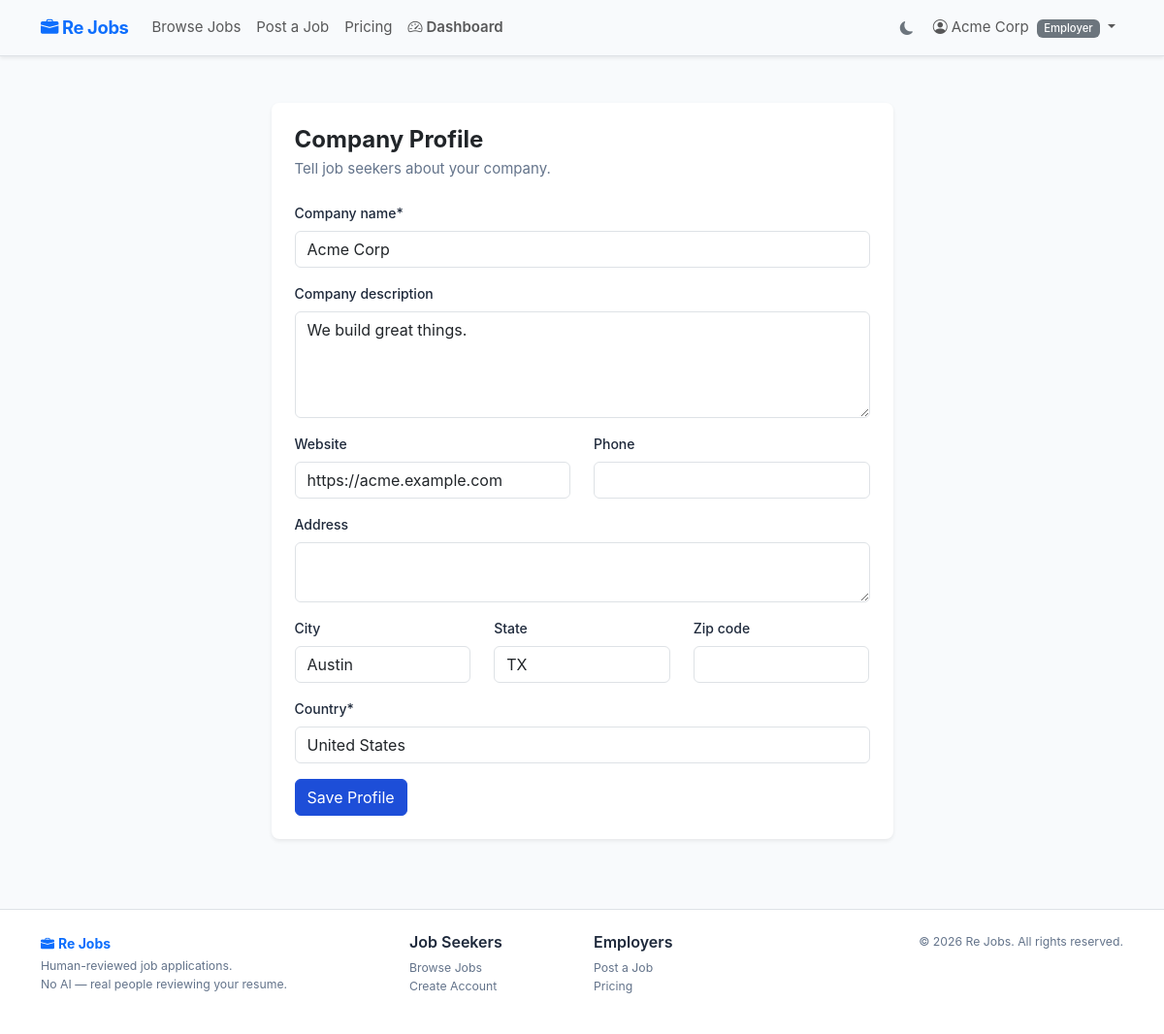
The app's page /accounts/profile/ (signed in) with its own data.
### apps/accounts/models.py (models this page shows, shortened)
class CustomUser(AbstractUser):
    ADMIN = 'admin'
    REVIEWER = 'reviewer'
    EMPLOYER = 'employer'
    JOB_SEEKER = 'job_seeker'
    ROLE_CHOICES = [
        (ADMIN, 'Admin'),
        (REVIEWER, 'Reviewer'),
        (EMPLOYER, 'Employer'),
        (JOB_SEEKER, 'Job Seeker'),
    ]
    username = models.CharField(
        _('username'),
        max_length=150,
        blank=True,
        validators=[UnicodeUsernameValidator()],
    )
    email = models.EmailField(_('email address'), unique=True)
    role = models.CharField(max_length=20, choices=ROLE_CHOICES, default=JOB_SEEKER)
    objects = CustomUserManager()
    USERNAME_FIELD = 'email'
    REQUIRED_FIELDS = []
    class Meta:
        verbose_name = _('user')
        verbose_name_plural = _('users')
    def get_full_name(self):
        full = f'{self.first_name} {self.last_name}'.strip()
        return full or self.email
    @property
    def is_admin_user(self):
        return self.role == self.ADMIN or self.is_superuser
    @property
    def is_employer_user(self):
        return self.role == self.EMPLOYER
    @property
    def display_role(self):
        return dict(self.ROLE_CHOICES).get(self.role, self.role)

class EmployerProfile(models.Model):
    user = models.OneToOneField(
        CustomUser,
        on_delete=models.CASCADE,
        related_name='employer_profile',
    )
    company_name = models.CharField(max_length=200)
    company_description = models.TextField(blank=True)
    website = models.URLField(blank=True)
    phone = models.CharField(max_length=20, blank=True)
    address = models.TextField(blank=True)
    city = models.CharField(max_length=100, blank=True)
    state = models.CharField(max_length=100, blank=True)
    zip_code = models.CharField(max_length=20, blank=True)
    country = models.CharField(max_length=100, default='United States')
    created_at = models.DateTimeField(auto_now_add=True)
    updated_at = models.DateTimeField(auto_now=True)
    class Meta:
        verbose_name = 'Employer Profile'
        verbose_name_plural = 'Employer Profiles'

### apps/accounts/views.py (the view)
# urls.py: path('profile/', views.complete_profile_view, name='profile'),
@login_required
def complete_profile_view(request):
    user = request.user
    if user.is_employer_user:
        profile, _ = EmployerProfile.objects.get_or_create(user=user, defaults={'company_name': ''})
        form_class = EmployerProfileForm
        template = 'accounts/employer_profile.html'
        instance = profile
    elif user.is_job_seeker_user:
        profile, _ = JobSeekerProfile.objects.get_or_create(user=user)
        form_class = JobSeekerProfileForm
        template = 'accounts/jobseeker_profile.html'
        instance = profile
    else:
        return redirect('dashboard:home')
    if request.method == 'POST':
        form = form_class(request.POST, instance=instance)
        if form.is_valid():
            form.save()
            messages.success(request, 'Profile saved.')
            return redirect('dashboard:home')
    else:
        form = form_class(instance=instance)
    return render(request, template, {'form': form})

### apps/accounts/forms.py
class EmployerProfileForm(forms.ModelForm):
    class Meta:
        model = EmployerProfile
        fields = [
            'company_name', 'company_description', 'website',
            'phone', 'address', 'city', 'state', 'zip_code', 'country',
        ]
        widgets = {
            'company_description': forms.Textarea(attrs={'rows': 4}),
            'address': forms.Textarea(attrs={'rows': 2}),
        }
    def __init__(self, *args, **kwargs):
        super().__init__(*args, **kwargs)
        self.helper = FormHelper()
        self.helper.layout = Layout(
            'company_name',
            'company_description',
            Row(
                Column('website', css_class='col-md-6'),
                Column('phone', css_class='col-md-6'),
            ),
            'address',
            Row(
                Column('city', css_class='col-md-4'),
                Column('state', css_class='col-md-4'),
                Column('zip_code', css_class='col-md-4'),
            ),
            'country',
            Submit('submit', 'Save Profile', css_class='btn btn-primary'),
        )

### templates/accounts/employer_profile.html (shortened to what this page needs)
{% extends 'base.html' %}
{% load crispy_forms_tags %}
{% block content %}
<div class="container">
  <div class="row justify-content-center">
    <div class="col-lg-7">
      <div class="card shadow-sm border-0 mt-4">
        <div class="card-body p-4">
          <h1 class="h4 fw-bold mb-1">Company Profile</h1>
          <p class="text-muted mb-4">Tell job seekers about your company.</p>
          <form method="post" novalidate>
            {% crispy form %}
          </form>
        </div>
      </div>
    </div>
  </div>
</div>
{% endblock %}

### templates/partials/_navbar.html (shortened to what this page needs)
<nav class="navbar navbar-expand-lg border-bottom shadow-sm" data-bs-theme="auto">
  <div class="container">
    <a class="navbar-brand fw-bold text-primary" href="{% url 'jobs:list' %}">
      <i class="bi bi-briefcase-fill me-1"></i>Re Jobs
    </a>
    <div class="collapse navbar-collapse" id="mainNav">
      <ul class="navbar-nav me-auto mb-2 mb-lg-0">
        <li class="nav-item">
          <a class="nav-link" href="{% url 'jobs:list' %}">Browse Jobs</a>
        </li>
        {% if user.is_authenticated and user.is_employer_user %}
        <li class="nav-item">
          <a class="nav-link" href="{% url 'jobs:post' %}">Post a Job</a>
        </li>
        {% endif %}
        <li class="nav-item">
          <a class="nav-link" href="{% url 'billing:plans' %}">Pricing</a>
        </li>
        {% if user.is_authenticated %}
        <li class="nav-item">
          <a class="nav-link fw-semibold" href="{% url 'dashboard:home' %}">
            <i class="bi bi-speedometer2 me-1"></i>Dashboard
          </a>
        </li>
        {% endif %}
      </ul>
      <ul class="navbar-nav ms-auto align-items-center">
        <li class="nav-item me-1">
          <button id="theme-toggle" class="btn btn-sm btn-outline-secondary border-0" title="Toggle dark/light mode" aria-label="Toggle theme">
            <i class="bi bi-moon-fill" id="theme-icon"></i>
          </button>
        </li>
        {% if user.is_authenticated %}
        <li class="nav-item dropdown">
          <a class="nav-link dropdown-toggle" href="#" role="button" data-bs-toggle="dropdown">
            <i class="bi bi-person-circle me-1"></i>{{ user.get_full_name }}
            <span class="badge bg-secondary ms-1 text-capitalize">{{ user.display_role }}</span>
          </a>
        </li>
        {% endif %}
      </ul>
    </div>
  </div>
</nav>

### static/css/main.css (style rules this page uses)
:root { --rj-primary: #1d4ed8; --rj-primary-dk: #1e40af; --rj-text: #1e293b; --rj-muted: #64748b; --rj-border: #e2e8f0; --rj-bg: #f8fafc; --rj-white: #ffffff; }
body { color: var(--rj-text); background-color: var(--rj-bg); font-family: -apple-system, BlinkMacSystemFont, "Segoe UI", Roboto, "Helvetica Neue", Arial, sans-serif; font-size: 0.9375rem; }
h1, h2, h3, h4, h5, h6 { color: var(--rj-text); }
.text-muted { color: var(--rj-muted) !important; }
.navbar { min-height: 58px; }
.navbar-brand { font-size: 1.15rem; letter-spacing: -0.02em; }
.card { border-radius: 0.5rem; }
.btn-primary { background-color: var(--rj-primary); border-color: var(--rj-primary); }
.form-label { font-size: 0.875rem; font-weight: 500; color: var(--rj-text); }
.badge { font-weight: 500; }

### records on screen
CustomUser: get_full_name "Acme Corp", display_role "Employer"
EmployerProfile: company_name "Acme Corp", company_description "We build great things.", website "https://acme.example.com", city "Austin", state "TX", country "United States"
